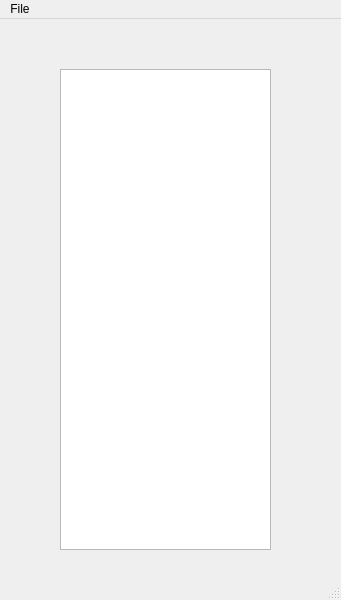
<?xml version="1.0" encoding="UTF-8"?>
<ui version="4.0">
 <class>MainWindow</class>
 <widget class="QMainWindow" name="MainWindow">
  <property name="geometry">
   <rect>
    <x>0</x>
    <y>0</y>
    <width>341</width>
    <height>600</height>
   </rect>
  </property>
  <property name="windowTitle">
   <string>MainWindow</string>
  </property>
  <widget class="QWidget" name="centralwidget">
   <widget class="QListView" name="listView">
    <property name="geometry">
     <rect>
      <x>60</x>
      <y>50</y>
      <width>211</width>
      <height>481</height>
     </rect>
    </property>
   </widget>
  </widget>
  <widget class="QMenuBar" name="menubar">
   <property name="geometry">
    <rect>
     <x>0</x>
     <y>0</y>
     <width>341</width>
     <height>20</height>
    </rect>
   </property>
   <widget class="QMenu" name="menuFile">
    <property name="title">
     <string>File</string>
    </property>
    <addaction name="actionOpen_json_file_with_inputs"/>
   </widget>
   <addaction name="menuFile"/>
  </widget>
  <widget class="QStatusBar" name="statusbar"/>
  <action name="actionOpen_json_file_with_inputs">
   <property name="text">
    <string>Open .json file with inputs</string>
   </property>
  </action>
 </widget>
 <resources/>
 <connections/>
</ui>
